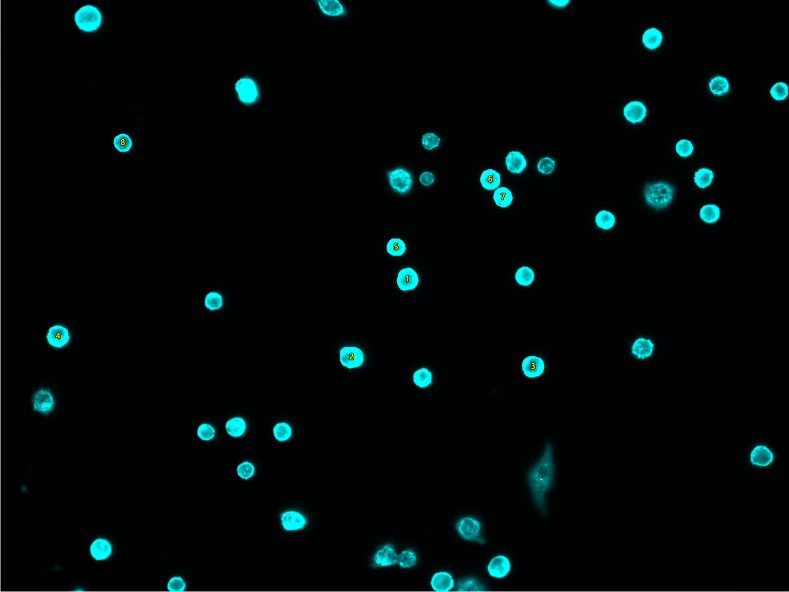
#> input picture Testsamples/1Flu_Intensity(BCC P0 and P1)/ANA/e1_P0/roi/overlay/S01_overlay.png, 1578 x 1184 px (shown at 1/2 size)
$ python -i roi_manual_drawer_v9_2_1.py   (imports and definitions only)
#> lines starting #> are read from the running program, lines starting #| are printed output that depends on the picture
#!/usr/bin/env python3
# -*- coding: utf-8 -*-
"""
ROI Manual Drawer + Auto-Segmentation + Fast Overlay + ImageJ ROI ZIP (v9.2)
--------------------------------------------------------------------------------
- Timelapse 기본 해제
- JSON은 roi/ (표준명 Sxx[_tyy].json)에 저장
- mask/overlay/zip은 roi/mask, roi/overlay, roi/zip 하위로 각각 저장
- Pseudocolor(그레이/단색) 선택 가능, overlay는 초고속(PIL) 렌더 + 다운스케일
- mask 생성은 skimage.draw.polygon 사용(초고속, 원본 해상도 유지)
- 모든 주요 단계 print 로깅(진행률/경로/예외)
- [중요] 채널 선택 로직: 초기 채널은 "선호 시작 채널"이며 Stage/Time 단위로 모든 채널 자동 수집
- [NEW] Ctrl+Q/Cmd+Q: 전체 종료, Q: 현 스테이지만 종료
- [NEW] 뷰 파라미터(p_low/p_high/gamma/색상 등)와 강화옵션을 JSON에 저장
- [NEW] 다음 스테이지에도 마지막 뷰/임계값 설정 자동 승계
- [NEW] ROI 확정 팝업을 커스텀 모달(Y/N/Space/Enter/Esc 지원)로 교체 + 항상 topmost
- [FIX] 임계값 재입력(simpledialog)이 창 뒤로 숨는 문제 해결(parent/topmost)
- [FIX] pan/zoom 키 충돌 제거(아이콘만)
필요 패키지: numpy matplotlib pillow tifffile scipy scikit-image roifile
"""

import os, re, glob, zipfile, platform, tempfile, json, time
import numpy as np

import matplotlib
if platform.system().lower().startswith("win"):
    matplotlib.rcParams['font.family'] = ['Malgun Gothic', 'DejaVu Sans']

# 🔧 키 충돌 완전 제거 (아이콘만으로 pan/zoom)
matplotlib.rcParams['keymap.save'] = []     # S키 충돌 방지
matplotlib.rcParams['keymap.pan'] = []      # P키로 pan 비활성화
matplotlib.rcParams['keymap.zoom'] = []     # Z키로 zoom 비활성화
matplotlib.rcParams['keymap.fullscreen'] = []  # 'f' 충돌 제거
matplotlib.rcParams['axes.unicode_minus'] = False

import matplotlib.pyplot as plt
from matplotlib.widgets import PolygonSelector
import matplotlib.path as mpath
from matplotlib.patches import Polygon as MplPolygon
from matplotlib import patheffects as mpatheffects

from tifffile import imread, imwrite
from PIL import Image, ImageDraw, ImageFont
from scipy import ndimage as ndi
from skimage.measure import find_contours, approximate_polygon
from skimage.draw import polygon as sk_polygon
from skimage.transform import resize
from skimage import exposure, filters

from tkinter import (
    Tk, filedialog, simpledialog, messagebox, StringVar, BooleanVar, DoubleVar,
    Entry, Label, Button, Frame, Radiobutton, Checkbutton, Scale, HORIZONTAL,
    DISABLED, NORMAL, OptionMenu
)
import tkinter as _tk


# ===================== 설정(Overlay 초고속) =====================
FAST_OVERLAY = True           # True → PIL로 빠르게 그리고 저장
FAST_OVERLAY_MAXPX = 1400     # 긴 변 최대 픽셀(overlay만 다운스케일), 분석용 아님

# ===================== 유틸/로깅 =====================
_t0 = time.time()
def log(msg: str):
    dt = time.time() - _t0
    print(f"[{dt:7.2f}s] {msg}")

def maximize_figure_window(fig):
    try:
        mgr = fig.canvas.manager
        backend = matplotlib.get_backend().lower()
        if "tkagg" in backend and hasattr(mgr, "window"):
            try:
                mgr.window.state("zoomed")
            except Exception:
                try:
                    mgr.window.attributes("-zoomed", True)
                except Exception:
                    mgr.window.attributes("-fullscreen", True)
            return
        if ("qt5" in backend or "qt6" in backend or "qtagg" in backend) and hasattr(mgr, "window"):
            mgr.window.showMaximized(); return
        if "wx" in backend and hasattr(mgr, "frame"):
            mgr.frame.Maximize(True); return
    except Exception:
        pass
    try:
        fig.set_size_inches(18, 10, forward=True)
        fig.tight_layout()
    except Exception:
        pass

def natural_key(s):
    return [int(t) if t.isdigit() else t.lower() for t in re.split(r'(\d+)', s)]

# [20 lines left out: functions list_tifs, ensure_outdirs, not called in this run]

# ---------- 파싱 & 표준 저장명(2자리) + 레거시 호환 ----------
def fmt_stage(n):  # S01
    return f"S{int(n):02d}"

def fmt_time(n):   # t00
    return f"t{int(n):02d}"

# [41 lines left out: functions parse_tokens, clean_base_for_save, find_json_path, not called in this run]

# ------------- channel detection & filtering -------------
CH_PATTERNS = [
    re.compile(r'[-_](\d+)(?=\.|$)', re.IGNORECASE),
    re.compile(r'(?:ch|c)(\d+)(?=[._-]|$)', re.IGNORECASE),
]

# [27 lines left out: functions detect_channel, build_channel_map, not called in this run]

# -------------------- Pseudocolor & normalization --------------------
PCOLORS = {
    "grayscale": None,
    "cyan":   np.array([0.0, 1.0, 1.0]),
    "blue":   np.array([0.0, 0.0, 1.0]),
    "green":  np.array([0.0, 1.0, 0.0]),
    "red":    np.array([1.0, 0.0, 0.0]),
    "yellow": np.array([1.0, 1.0, 0.0]),
}

# [30 lines left out: functions normalize_to_rgb, read_tiff_with_fallback, not called in this run]

# -------------------- Auto-segmentation inside polygon --------------------
def polygon_area(xy):
    x = xy[:, 0]; y = xy[:, 1]
    return 0.5 * np.abs(np.dot(x, np.roll(y, -1)) - np.dot(y, np.roll(x, -1)))

# [51 lines left out: functions segment_inside_polygon, polygon_centroid, not called in this run]

class ROIAnnotator:
    def __init__(self, image, title="ROI Drawer (Auto-Seg)", init_thresh_p: float = 70.0,
                 initial_rois=None, tolerance: float = 1.0, min_area: float = 40.0,
                 color_mode: str = "grayscale",
                 last_view: dict | None = None):
        self.image = image.astype(np.float32, copy=False)
        self.rois = [] if initial_rois is None else [np.asarray(p, float) for p in initial_rois]
        self.current_selector = None
        self.force_quit = False
        self.thresh_p = float(init_thresh_p)
        self.tolerance = float(tolerance)
        self.min_area = float(min_area)

        if last_view is None:
            last_view = {}
        self.p_low  = float(last_view.get('p_low', 1.0))
        self.p_high = float(last_view.get('p_high', 99.0))
        self.gamma  = float(last_view.get('gamma', 1.0))
        self.invert = bool(last_view.get('invert', False))
        self.color_mode = str(last_view.get('color_mode', color_mode))

        self.use_bandpass   = bool(last_view.get('use_bandpass', False))
        self.sigma_small    = float(last_view.get('sigma_small', 1.2))
        self.sigma_large    = float(last_view.get('sigma_large', 9.0))
        self.use_unsharp    = bool(last_view.get('use_unsharp', False))
        self.unsharp_amount = float(last_view.get('unsharp_amount', 0.7))
        self.unsharp_radius = float(last_view.get('unsharp_radius', 2.0))
        self.use_clahe      = bool(last_view.get('use_clahe', False))
        self.clahe_clip     = float(last_view.get('clahe_clip', 0.03))
        self.edge_overlay   = bool(last_view.get('edge_overlay', False))
        self.local_norm     = False

        self.fig, self.ax = plt.subplots()
        maximize_figure_window(self.fig)
        self._update_bg_rgb()
        self.ax.imshow(self.bg_rgb)
        self.ax.set_title(title)
        self.ax.set_axis_off()
        self._draw_hud()

        self.fig.canvas.mpl_connect('key_press_event', self.on_key)
        self.fig.canvas.mpl_connect('scroll_event', self.on_scroll)

        if self.rois:
            self._redraw_all()
        self._attach_view_tool_to_toolbar()

    # [172 lines left out: functions _find_roi_index_under_cursor, _scale_roi, _get_parent_tk, _ask_yes_no_modal, _ask_float_modal, not called in this run]

    def _hud_str(self):
        inv = "ON" if self.invert else "off"
        bp  = f"BP={'ON' if self.use_bandpass else 'off'}(σs={self.sigma_small:.1f},σl={self.sigma_large:.1f})"
        us  = f"US={'ON' if self.use_unsharp else 'off'}(k={self.unsharp_amount:.1f},r={self.unsharp_radius:.1f})"
        ch  = f"CLAHE={'ON' if self.use_clahe else 'off'}(clip={self.clahe_clip:.3f})"
        ed  = f"EDGE={'ON' if self.edge_overlay else 'off'}"
        ln  = f"LocalNorm={'ON' if self.local_norm else 'off'}"
        return (f"[View] p_low={self.p_low:.1f}%, p_high={self.p_high:.1f}%, "
                f"gamma={self.gamma:.2f}, invert={inv}, color={self.color_mode} | {bp} | {us} | {ch} | {ed} | {ln}")

    def _draw_hud(self):
        instructions = (
            "P: 새 ROI | Enter/Space/Y: 확정 | Esc/N: 취소 | U: 마지막 삭제 | C: 모두 지우기 | "
            "Ctrl+S/Cmd+S: 저장 | Q: 스테이지 종료 | Ctrl+Q/Cmd+Q: 전체 종료 | "
            "밝기(p_low): a/A,d/D | 밝기(p_high): s/S,f/F | 감마: g/G | Pesudocolor: 0~5 |"
        )
        self.ax.figure.text(
            0.02, 0.02, instructions,
            color="w", fontsize=9,
            bbox=dict(facecolor="k", alpha=0.4)
        )
        self._hud_txt = self.ax.figure.text(
            0.02, 0.96, self._hud_str(),
            color="yellow", fontsize=10,
            bbox=dict(facecolor="k", alpha=0.35)
        )

    def _render_pipeline(self, img):
        im = img
        if self.use_bandpass:
            im = ndi.gaussian_filter(im, self.sigma_small) - ndi.gaussian_filter(im, self.sigma_large)
        if self.use_unsharp:
            im = im + self.unsharp_amount * (im - ndi.gaussian_filter(im, self.unsharp_radius))
        return im

    def _to_rgb(self, x01):
        if self.use_clahe:
            x01 = exposure.equalize_adapthist(x01, clip_limit=self.clahe_clip)
        if self.color_mode not in PCOLORS or PCOLORS[self.color_mode] is None:
            rgb = np.dstack([x01, x01, x01])
        else:
            rgb = np.clip(x01[..., None] * PCOLORS[self.color_mode].reshape(1,1,3), 0, 1)
        if self.edge_overlay:
            ed = filters.sobel(x01)
            rgb[...,1] = np.clip(rgb[...,1] + ed*0.8, 0, 1)
        return rgb

    def _update_bg_rgb(self, poly_for_local=None):
        im = self._render_pipeline(self.image)
        if self.local_norm and poly_for_local is not None:
            H, W = im.shape[:2]
            path = mpath.Path(np.asarray(poly_for_local))
            yy, xx = np.mgrid[0:H, 0:W]
            inside = path.contains_points(
                np.vstack((xx.ravel(), yy.ravel())).T
            ).reshape(H, W)
            vals = im[inside]
            if vals.size > 10:
                vmin = np.percentile(vals, self.p_low)
                vmax = np.percentile(vals, self.p_high)
            else:
                vmin = np.percentile(im, self.p_low)
                vmax = np.percentile(im, self.p_high)
        else:
            vmin = np.percentile(im, self.p_low)
            vmax = np.percentile(im, self.p_high)
        if vmax <= vmin:
            vmax = vmin + 1e-6
        x = np.clip((im - vmin) / (vmax - vmin), 0, 1)
        x = np.power(x, 1.0/max(self.gamma, 1e-6))
        if self.invert:
            x = 1.0 - x
        self.bg_rgb = self._to_rgb(x)

    # [20 lines left out: function _refresh_view, not called in this run]

    def _redraw_all(self):
        self._refresh_view()

    def start_polygon(self):
        if self.current_selector is not None:
            try:
                self.current_selector.disconnect_events()
            except Exception:
                pass
            self.current_selector = None
        try:
            self.current_selector = PolygonSelector(
                self.ax, self.on_select, useblit=True,
                lineprops=dict(color='yellow', linewidth=2, alpha=0.9),
                markerprops=dict(marker='o', markersize=5, mec='yellow', mfc='yellow', alpha=0.9)
            )
        except TypeError:
            try:
                self.current_selector = PolygonSelector(
                    self.ax, self.on_select, useblit=True,
                    props=dict(color='yellow', linewidth=2, alpha=0.9),
                    handle_props=dict(marker='o', markersize=5, mec='yellow', mfc='yellow', alpha=0.9)
                )
            except TypeError:
                self.current_selector = PolygonSelector(self.ax, self.on_select, useblit=True)
        self.fig.canvas.draw_idle()

    # [201 lines left out: functions on_select, on_scroll, on_key, export_view_params, not called in this run]

    def _attach_view_tool_to_toolbar(self):
        """툴바 'Subplot config' 버튼을 밝기/감마 컨트롤 창으로 교체."""
        try:
            backend = matplotlib.get_backend().lower()
            if 'tkagg' not in backend:
                return
            toolbar = self.fig.canvas.manager.toolbar
        except Exception:
            return

        if getattr(toolbar, "_roi_view_tool_patched", False):
            return

        # [43 lines left out: function open_view_tool, not called in this run]

        try:
            toolbar.configure_subplots = open_view_tool
            btn = None
            for key in ("Subplots", "subplots", "Configure subplots"):
                if hasattr(toolbar, "_buttons") and key in toolbar._buttons:
                    btn = toolbar._buttons[key]; break
            if btn is not None:
                try: btn.configure(command=open_view_tool)
                except Exception: pass
                try: btn.tooltip_string = "View / Gamma / Percentile"
                except Exception: pass
            toolbar._roi_view_tool_patched = True
        except Exception:
            pass

    def show(self):
        plt.show()
        return self.rois, float(self.thresh_p), self.export_view_params()

# -------------------- Channel-switching annotator --------------------
class ROIAnnotatorCH(ROIAnnotator):
    # [558 lines left out: functions __init__, _on_close, _load_image, _apply_channel_change, _cycle_channel, _build_channel_window and 6 more, not called in this run]

# [7 lines not run here, left out]

>>> import cv2
>>> picture = cv2.imread('../Testsamples/1Flu_Intensity(BCC P0 and P1)/ANA/e1_P0/roi/overlay/S01_overlay.png', cv2.IMREAD_GRAYSCALE)
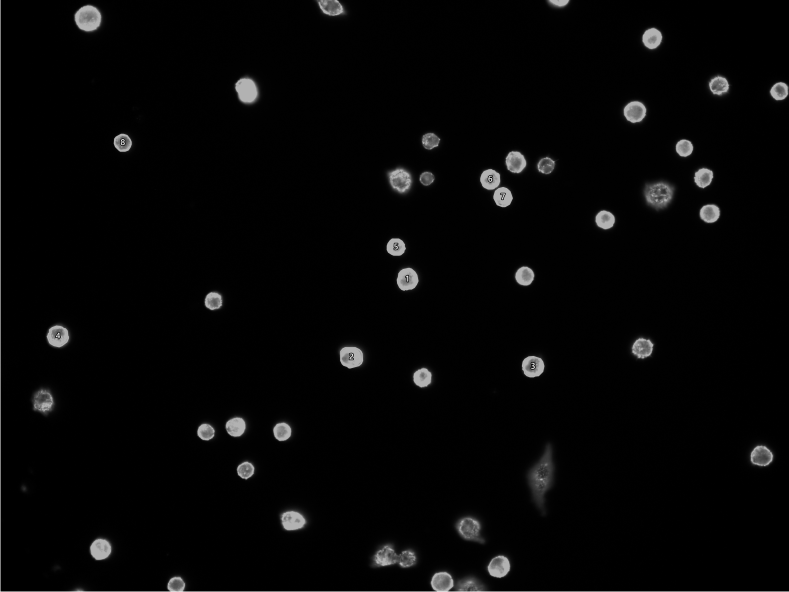
#> picture: shape (1184, 1578) (shown at 1/2 size); min 0, max 255, mean 5.8
>>> result = ROIAnnotator(picture).start_polygon()
#> in _update_bg_rgb, `vmin = np.percentile(im, self.p_low)`: vmin = 0
#> in _update_bg_rgb, `vmax = np.percentile(im, self.p_high)`: vmax = 178
#> in _update_bg_rgb, `x = np.clip((im - vmin) / (vmax - vmin), 0, 1)`:
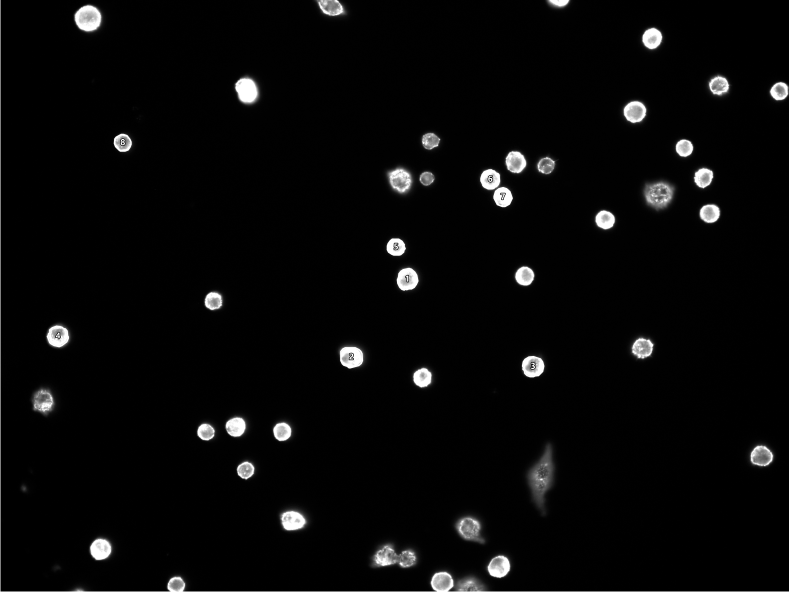
#> x: shape (1184, 1578) float32 (shown at 1/2 size); min 0, max 1, mean 0.0321
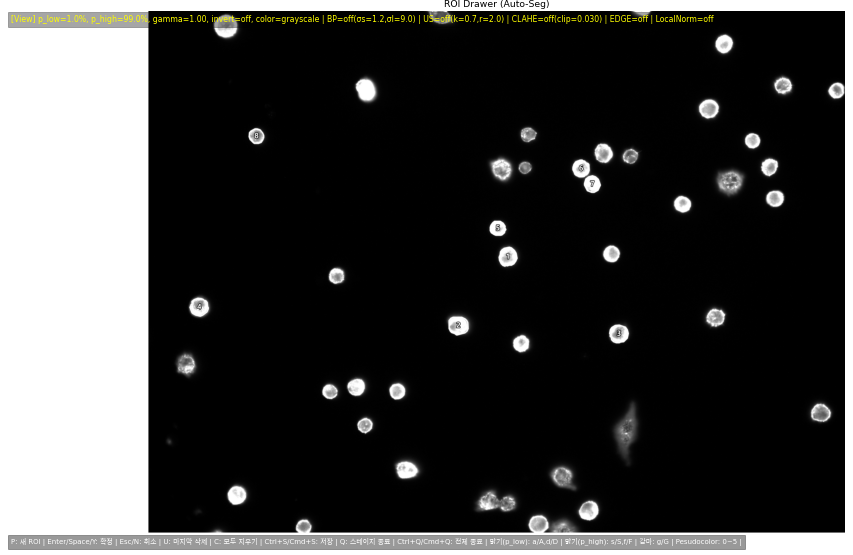
#> figure drawn by matplotlib, 1 panel
